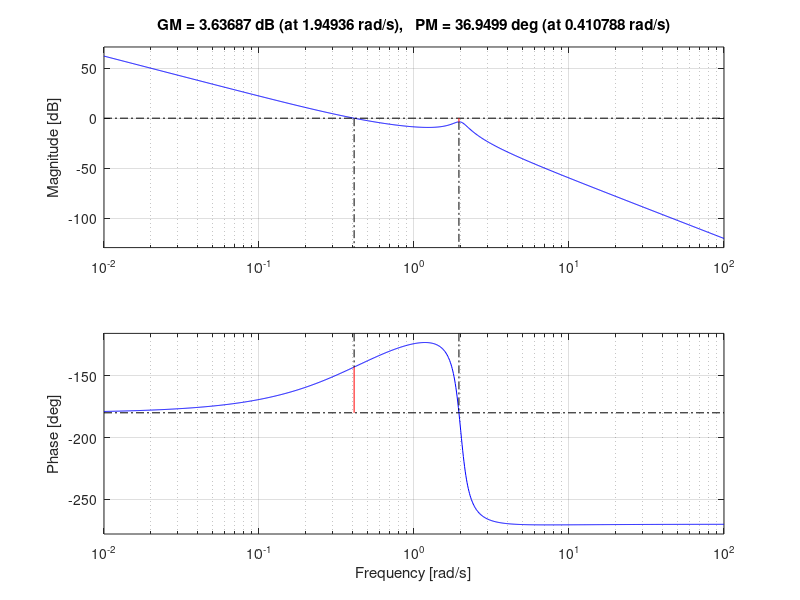

Reproduce this figure in MATLAB. (Note: this script raises an error after producing the figure.)
% Practice try 2
%% recognise
clear all;clc;close all
s=tf('s');
H3=s/(s^2+s+16);
step(H3)
%% open loop frequency response
clear all;clc;close all;
s=tf('s');
H=(0.5*(2*s+1))/(s^2*(s^2+0.4*s+4));
% open loop
margin(H)
% change gain margin
sisotool(H)
% Last one
[Gm,Pm] =bode(feedback(0.855*H,1))
%% Mass damper
close all;clc;clear all;
% constants
M2=1000;
M1=10;
K1=46000;
K2=8000;
B=2400;
a=[0,    1,   0,   0;...
   -K2/M2,-B/M2,K2/M2,B/M2;...
   0,0,0,1;...
   K2/M1,B/M1,(-K1-K2)/M1,-B/M1];
b=[0;0;0;K1/M1];
c=[1,0,0,0;
     -K2/M2,-B/M2,K2/M2,B/M2];
d=[0;0];
sys=ss(a,b,c,d)
%% Root locus
clear all;clc;close all;
s=tf('s');
K=1;
Kr=0.9;
H=20/((s+1)*(s+4));
Inner=feedback(K*H,Kr);
Inner_outer=feedback(Inner*1/s,1);
Error=feedback(1,Inner*1/s);
Error.num{1}
Error.den{1}
Inner_outer.num{1}
Inner_outer.den{1}
%% Settling
t=0:0.01:50;
y=step(Inner_outer,t);
lsiminfo(y,t,'SettlingTimeTreshold',0.05)
% Tuning
rltool(K*H/s*(s*Kr+1))